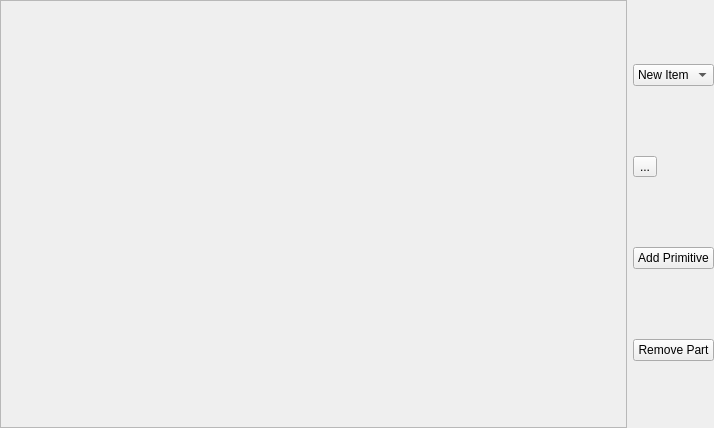
<?xml version="1.0" encoding="UTF-8"?>
<ui version="4.0">
 <class>VRQMainWindow</class>
 <widget class="QMainWindow" name="VRQMainWindow">
  <property name="geometry">
   <rect>
    <x>0</x>
    <y>0</y>
    <width>714</width>
    <height>428</height>
   </rect>
  </property>
  <property name="sizePolicy">
   <sizepolicy hsizetype="Maximum" vsizetype="Maximum">
    <horstretch>0</horstretch>
    <verstretch>0</verstretch>
   </sizepolicy>
  </property>
  <property name="windowTitle">
   <string>MainWindow</string>
  </property>
  <widget class="QWidget" name="m_pQCentralWidget">
   <property name="sizePolicy">
    <sizepolicy hsizetype="Expanding" vsizetype="Expanding">
     <horstretch>0</horstretch>
     <verstretch>0</verstretch>
    </sizepolicy>
   </property>
   <property name="styleSheet">
    <string notr="true">border-color: qlineargradient(spread:pad, x1:0.181818, y1:0.267, x2:1, y2:0, stop:0 rgba(234, 133, 0, 255), stop:1 rgba(255, 255, 255, 255));</string>
   </property>
   <layout class="QGridLayout" name="gridLayout">
    <property name="leftMargin">
     <number>0</number>
    </property>
    <property name="topMargin">
     <number>0</number>
    </property>
    <property name="rightMargin">
     <number>0</number>
    </property>
    <property name="bottomMargin">
     <number>0</number>
    </property>
    <item row="0" column="0">
     <layout class="QHBoxLayout" name="m_pQHorizontalLayout">
      <item>
       <widget class="QFrame" name="m_pQFrame">
        <property name="sizePolicy">
         <sizepolicy hsizetype="Expanding" vsizetype="Expanding">
          <horstretch>0</horstretch>
          <verstretch>0</verstretch>
         </sizepolicy>
        </property>
        <property name="focusPolicy">
         <enum>Qt::StrongFocus</enum>
        </property>
        <property name="frameShape">
         <enum>QFrame::StyledPanel</enum>
        </property>
        <property name="frameShadow">
         <enum>QFrame::Raised</enum>
        </property>
        <layout class="QGridLayout" name="gridLayout_2">
         <item row="0" column="0">
          <widget class="OSGQT_Widget" name="m_pOSGQT_Widget" native="true">
           <property name="sizePolicy">
            <sizepolicy hsizetype="Expanding" vsizetype="Expanding">
             <horstretch>0</horstretch>
             <verstretch>0</verstretch>
            </sizepolicy>
           </property>
           <property name="focusPolicy">
            <enum>Qt::StrongFocus</enum>
           </property>
          </widget>
         </item>
        </layout>
       </widget>
      </item>
      <item>
       <layout class="QVBoxLayout" name="verticalLayout">
        <item>
         <widget class="QComboBox" name="comboBox">
          <item>
           <property name="text">
            <string>New Item</string>
           </property>
          </item>
          <item>
           <property name="text">
            <string>Matej</string>
           </property>
          </item>
         </widget>
        </item>
        <item>
         <widget class="QToolButton" name="toolButton">
          <property name="text">
           <string>...</string>
          </property>
          <property name="icon">
           <iconset>
            <normaloff>../../Resources/close-icon.png</normaloff>../../Resources/close-icon.png</iconset>
          </property>
          <property name="iconSize">
           <size>
            <width>10</width>
            <height>10</height>
           </size>
          </property>
         </widget>
        </item>
        <item>
         <widget class="QPushButton" name="m_pQAddButton">
          <property name="text">
           <string>Add Primitive</string>
          </property>
         </widget>
        </item>
        <item>
         <widget class="QPushButton" name="m_pQRemoveButton">
          <property name="text">
           <string>Remove Part</string>
          </property>
         </widget>
        </item>
       </layout>
      </item>
     </layout>
    </item>
   </layout>
  </widget>
  <action name="m_pQActionExit">
   <property name="text">
    <string>Exit</string>
   </property>
  </action>
 </widget>
 <customwidgets>
  <customwidget>
   <class>OSGQT_Widget</class>
   <extends>QWidget</extends>
   <header location="global">OSGQT_Widget.h</header>
   <container>1</container>
  </customwidget>
 </customwidgets>
 <resources/>
 <connections>
  <connection>
   <sender>m_pQActionExit</sender>
   <signal>triggered(bool)</signal>
   <receiver>VRQMainWindow</receiver>
   <slot>close()</slot>
   <hints>
    <hint type="sourcelabel">
     <x>-1</x>
     <y>-1</y>
    </hint>
    <hint type="destinationlabel">
     <x>399</x>
     <y>299</y>
    </hint>
   </hints>
  </connection>
  <connection>
   <sender>toolButton</sender>
   <signal>clicked()</signal>
   <receiver>VRQMainWindow</receiver>
   <slot>close()</slot>
   <hints>
    <hint type="sourcelabel">
     <x>648</x>
     <y>113</y>
    </hint>
    <hint type="destinationlabel">
     <x>356</x>
     <y>213</y>
    </hint>
   </hints>
  </connection>
 </connections>
</ui>
